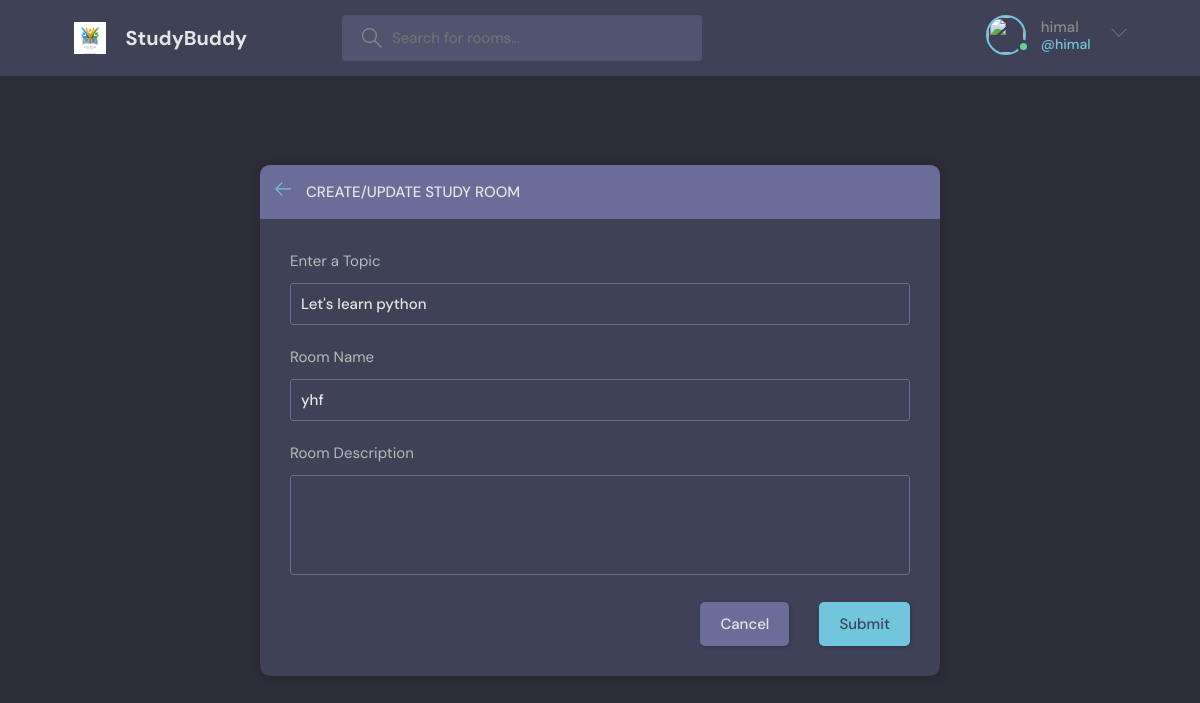
Page /update_room/10 (signed in) on the earlier database version.
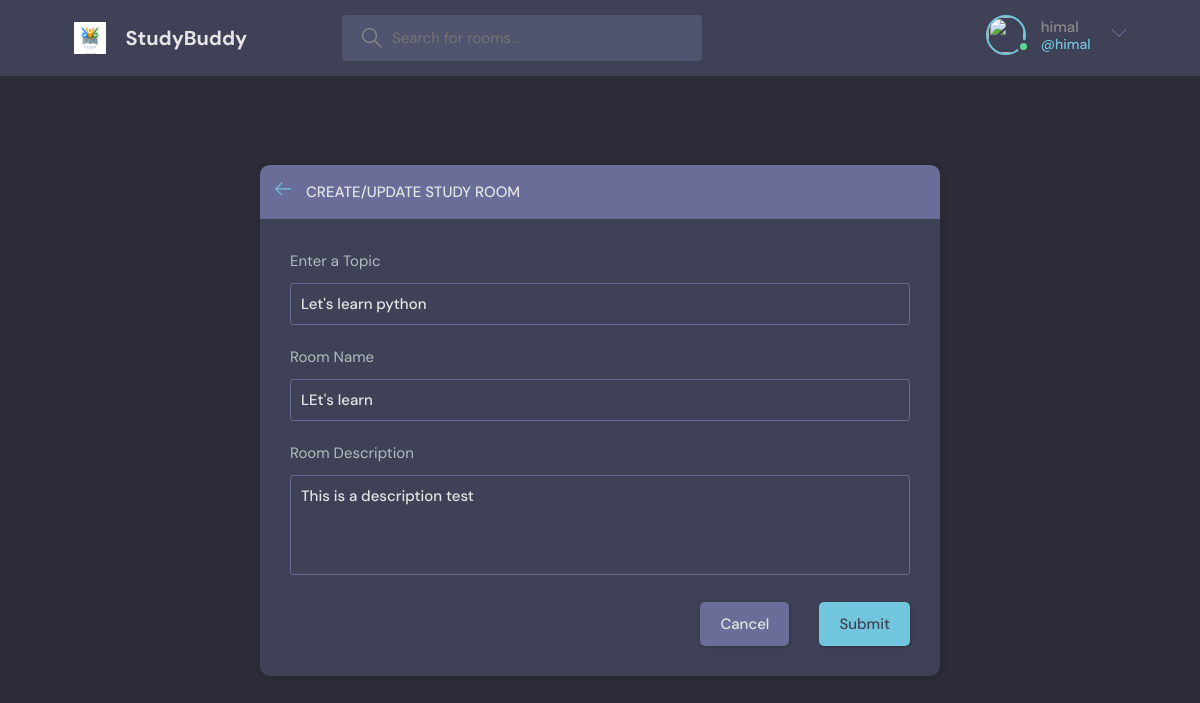
Same page on the later database version.
### base/models.py (models this page shows, shortened)
class Room(models.Model):
    host= models.ForeignKey(User, on_delete=models.SET_NULL, null=True)
    topic = models.ForeignKey(Topic, on_delete=models.SET_NULL, null =True)
    name = models.CharField(max_length=30)
    description = models.TextField(null= True, blank=True)
    participants = models.ManyToManyField(User , related_name='participants', blank=True)
    created = models.DateTimeField(auto_now_add=True)
    updated = models.DateTimeField(auto_now=True)
    class Meta:
        ordering = ['-updated', '-created']

class Topic(models.Model):
    name = models.CharField(max_length=200)

### base/views.py (the view)
# urls.py: path('update_room/<int:pk>', views.updateroom, name ='updateroom'),
@login_required(login_url='login')
def updateroom(request, pk):
    room = Room.objects.get(id=pk)
    form = RoomForm(instance=room)
    topic = Topic.objects.all()
    if request.user != room.host:
        messages.error(request,'Not authorized, Please Login as another user')
        return redirect('logout')
    if request.method=='POST':
        form= RoomForm(request.POST, instance=room)
        if form.is_valid():
            form.save()
            return redirect('home')
    return render(request, './base/room_form.html',{'room':room,
                                                    'form':form,
                                                    'topic':topic})

### base/forms.py
class RoomForm(ModelForm):
    class Meta:
        model = Room
        fields = '__all__'
        exclude = ['host','participants']

### base/templates/base/room_form.html (shortened to what this page needs)
{% extends 'main.html' %}
{% block content %}
<main class="create-room layout">
  <div class="container">
    <div class="layout__box">
      <div class="layout__boxHeader">
        <div class="layout__boxTitle">
          <a href="{{request.META.HTTP_REFERER}}">
            <svg version="1.1" xmlns="http://www.w3.org/2000/svg" width="32" height="32" viewBox="0 0 32 32">
              <title>arrow-left</title>
              <path
                d="M13.723 2.286l-13.723 13.714 13.719 13.714 1.616-1.611-10.96-10.96h27.625v-2.286h-27.625l10.965-10.965-1.616-1.607z">
              </path>
            </svg>
          </a>
          <h3>Create/Update Study Room</h3>
        </div>
      </div>
      <div class="layout__body">
        <form class="form" action="" method="POST">
          <div class="form__group">
            <label for="room_topic">Enter a Topic</label>
            <input required type="text" value="{{room.topic.name}}" name="topic" list="topic-list" />
          </div>
          <div class="form__group">
            <label for="room_name">Room Name</label>
            {{form.name}}
          </div>
          <div class="form__group">
            <label for="room_description">Room Description</label>
            {{form.description}}
          </div>
          <div class="form__action">
            <a class="btn btn--dark" href="{{request.META.HTTP_REFERER}}">Cancel</a>
            <button class="btn btn--main" type="submit">Submit</button>
          </div>
        </form>
      </div>
    </div>
  </div>
</main>
{% endblock content %}

Differences in the rows shown:
changed Room "Let's learn python": name "yhf" → "LEt's learn"; description (not shown) → "This is a description test"
